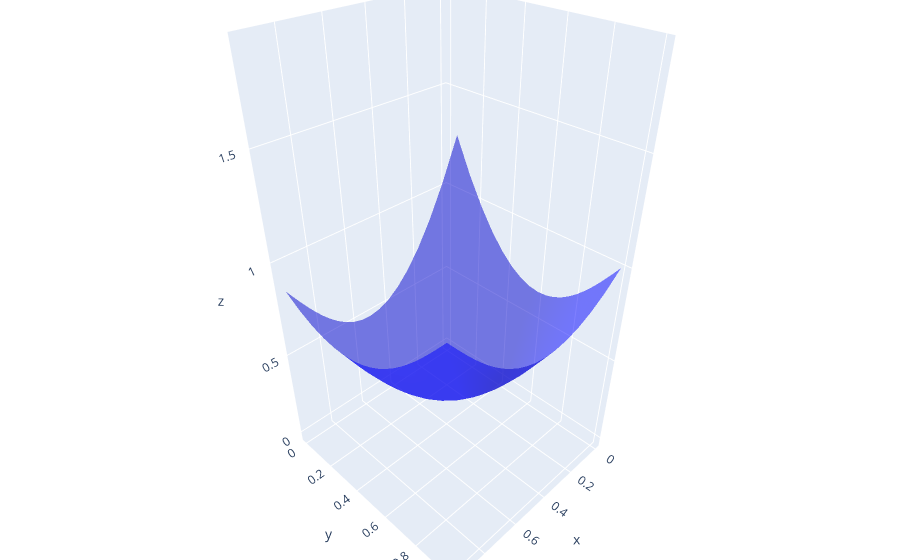

Notebook cell for this chart:
### Code cell
x_3d = np.zeros([400,2])

for i in range(20):
    x_3d[i*20:(i+1)*20,0] = i/20
    x_3d[i*20:(i+1)*20,1] = np.linspace(0,100,20)/100.0

z = np.power(x_3d[:,0],3) + np.power(x_3d[:,1],3)

fig = go.Figure(
    data=[
        go.Mesh3d(
            x=x_3d[:,0],
            y=x_3d[:,1],
            z=z,
            opacity=0.5,
            color='blue'
        )
        ]
)

# Graph data
fig.update_layout(margin=dict(l=0, r=0, b=0, t=0))
fig.show()

### Figure 1 — Plotly figure (JSON) as saved in the notebook; plotly's stock layout.template omitted (floating-point values rounded to 4 significant figures; data arrays with more than 128 entries replaced by an {"elided": "..."} marker saying what was removed)
{"data": [{"color": "blue", "opacity": 0.5, "type": "mesh3d", "x": {"elided": "400 float values"}, "y": {"elided": "400 float values"}, "z": {"elided": "400 float values"}}], "layout": {"margin": {"b": 0, "l": 0, "r": 0, "t": 0}}}
